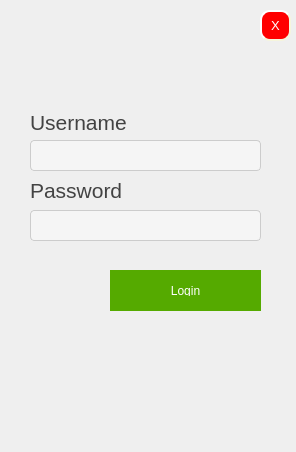
<?xml version="1.0" encoding="UTF-8"?>
<ui version="4.0">
 <class>Dialog</class>
 <widget class="QDialog" name="Dialog">
  <property name="geometry">
   <rect>
    <x>0</x>
    <y>0</y>
    <width>296</width>
    <height>452</height>
   </rect>
  </property>
  <property name="contextMenuPolicy">
   <enum>Qt::DefaultContextMenu</enum>
  </property>
  <property name="windowTitle">
   <string>Revenue Reporter - Login</string>
  </property>
  <property name="styleSheet">
   <string notr="true">background-color: rgb(239, 239, 239);</string>
  </property>
  <widget class="QPushButton" name="pushButton">
   <property name="geometry">
    <rect>
     <x>110</x>
     <y>270</y>
     <width>151</width>
     <height>41</height>
    </rect>
   </property>
   <property name="contextMenuPolicy">
    <enum>Qt::PreventContextMenu</enum>
   </property>
   <property name="styleSheet">
    <string notr="true">background-color: rgb(85, 170, 0);
display: inline-block;
padding: 15px 32px;
border: none;
color: white;</string>
   </property>
   <property name="text">
    <string>Login</string>
   </property>
   <property name="autoDefault">
    <bool>true</bool>
   </property>
   <property name="default">
    <bool>false</bool>
   </property>
   <property name="flat">
    <bool>false</bool>
   </property>
  </widget>
  <widget class="QLineEdit" name="lineEdit">
   <property name="geometry">
    <rect>
     <x>30</x>
     <y>140</y>
     <width>231</width>
     <height>31</height>
    </rect>
   </property>
   <property name="styleSheet">
    <string notr="true">  display: inline-block;
  border: 1px solid #ccc;
  border-radius: 4px;
  box-sizing: border-box;
background-color: rgb(245, 245, 245);</string>
   </property>
  </widget>
  <widget class="QLineEdit" name="lineEdit_2">
   <property name="geometry">
    <rect>
     <x>30</x>
     <y>210</y>
     <width>231</width>
     <height>31</height>
    </rect>
   </property>
   <property name="styleSheet">
    <string notr="true">  display: inline-block;
  border: 1px solid #ccc;
  border-radius: 4px;
  box-sizing: border-box;
background-color: rgb(245, 245, 245);</string>
   </property>
   <property name="echoMode">
    <enum>QLineEdit::Password</enum>
   </property>
  </widget>
  <widget class="QLabel" name="label">
   <property name="geometry">
    <rect>
     <x>30</x>
     <y>112</y>
     <width>111</width>
     <height>21</height>
    </rect>
   </property>
   <property name="font">
    <font>
     <family>MS Shell Dlg 2</family>
     <pointsize>16</pointsize>
    </font>
   </property>
   <property name="styleSheet">
    <string notr="true">color: rgb(67, 67, 67);</string>
   </property>
   <property name="text">
    <string>Username</string>
   </property>
  </widget>
  <widget class="QLabel" name="label_2">
   <property name="geometry">
    <rect>
     <x>30</x>
     <y>180</y>
     <width>111</width>
     <height>21</height>
    </rect>
   </property>
   <property name="font">
    <font>
     <pointsize>16</pointsize>
    </font>
   </property>
   <property name="styleSheet">
    <string notr="true">color: rgb(67, 67, 67);</string>
   </property>
   <property name="text">
    <string>Password</string>
   </property>
  </widget>
  <widget class="QPushButton" name="pushButton_2">
   <property name="geometry">
    <rect>
     <x>260</x>
     <y>10</y>
     <width>31</width>
     <height>31</height>
    </rect>
   </property>
   <property name="font">
    <font>
     <pointsize>10</pointsize>
    </font>
   </property>
   <property name="autoFillBackground">
    <bool>false</bool>
   </property>
   <property name="styleSheet">
    <string notr="true">
	color: rgb(255, 255, 255);
  background-color: red;
    border-style: outset;
    border-width: 2px;
    border-radius: 10px;
    border-color: beige;
	


</string>
   </property>
   <property name="text">
    <string>X</string>
   </property>
   <property name="autoDefault">
    <bool>false</bool>
   </property>
   <property name="default">
    <bool>true</bool>
   </property>
   <property name="flat">
    <bool>false</bool>
   </property>
  </widget>
 </widget>
 <resources/>
 <connections/>
</ui>
